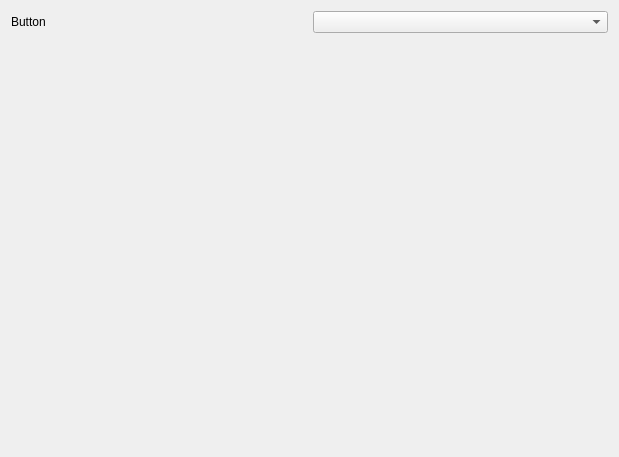
<?xml version="1.0" encoding="UTF-8"?>
<ui version="4.0">
 <class>ActionContainer</class>
 <widget class="QWidget" name="ActionContainer">
  <property name="geometry">
   <rect>
    <x>0</x>
    <y>0</y>
    <width>619</width>
    <height>457</height>
   </rect>
  </property>
  <property name="windowTitle">
   <string>Form</string>
  </property>
  <layout class="QGridLayout" name="gridLayout">
   <item row="0" column="0">
    <widget class="QLabel" name="label">
     <property name="text">
      <string>Button</string>
     </property>
    </widget>
   </item>
   <item row="0" column="1">
    <widget class="KComboBox" name="cbButton"/>
   </item>
   <item row="1" column="0" colspan="2">
    <widget class="QWidget" name="wActionWidget" native="true"/>
   </item>
  </layout>
 </widget>
 <customwidgets>
  <customwidget>
   <class>KComboBox</class>
   <extends>QComboBox</extends>
   <header>kcombobox.h</header>
  </customwidget>
 </customwidgets>
 <resources/>
 <connections/>
</ui>
